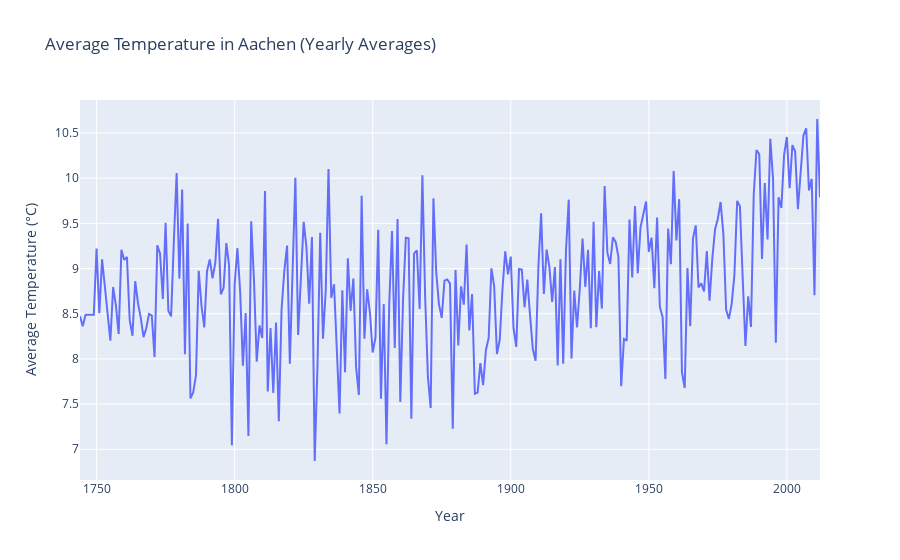

Notebook cell for this chart:
### Markdown cell above
Visualising Every Year Avg

### Code cell
import plotly.express as px

# Compute the mean temperature per year (if you want a more granular view)
df_yearly = df_aachen.groupby("Year", as_index=False)["AverageTemperature"].mean()

# Create the plot
fig = px.line(df_yearly, x="Year", y="AverageTemperature",
              title="Average Temperature in Aachen (Yearly Averages)",
              labels={"Year": "Year", "AverageTemperature": "Average Temperature (°C)"},
              line_shape="linear")

# Show the figure
fig.show()

### Figure 1 — Plotly figure (JSON) as saved in the notebook; plotly's stock layout.template omitted (floating-point values rounded to 4 significant figures; data arrays with more than 128 entries replaced by an {"elided": "..."} marker saying what was removed)
{"data": [{"hovertemplate": "Year=%{x}<br>Average Temperature (°C)=%{y}<extra></extra>", "legendgroup": "", "line": {"color": "#636efa", "dash": "solid", "shape": "linear"}, "marker": {"symbol": "circle"}, "mode": "lines", "name": "", "orientation": "v", "showlegend": false, "type": "scatter", "x": {"elided": "269 int values"}, "xaxis": "x", "y": {"elided": "269 float values"}, "yaxis": "y"}], "layout": {"legend": {"tracegroupgap": 0}, "title": {"text": "Average Temperature in Aachen (Yearly Averages)"}, "xaxis": {"anchor": "y", "domain": [0, 1], "title": {"text": "Year"}}, "yaxis": {"anchor": "x", "domain": [0, 1], "title": {"text": "Average Temperature (°C)"}}}}
